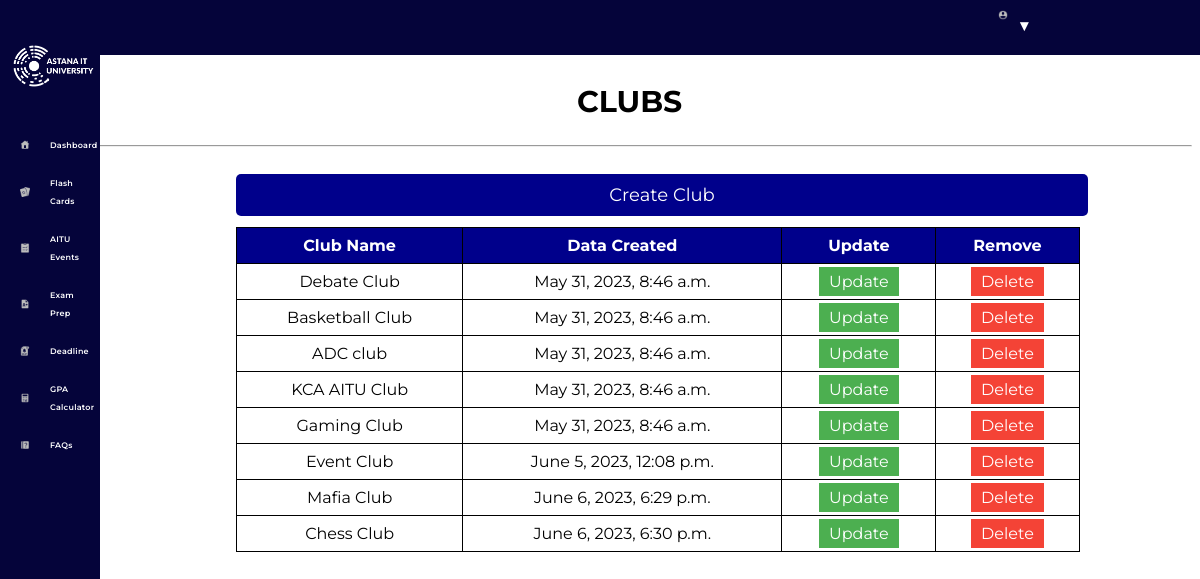
The app's page /editevents/ with its own data.
### events/models.py (models this page shows, shortened)
class Club(models.Model):
	name  = models.CharField('Club name',max_length = 120)
	description = models.TextField(blank=True)
	mission = models.TextField(blank=True)
	members = models.ManyToManyField(Student, blank = True)
	club_image = models.ImageField(null = True, blank = True, upload_to = "images/")
	image2 = models.ImageField(null = True, blank = True, upload_to = "images/")
	data_created = models.DateTimeField(auto_now_add = True, null = True)

### events/views.py (the view)
# urls.py: path('editevents/',views.editevents, name = "editevents"),
def editevents(request):
	name = "Rayimbe"
	clubs = Club.objects.all()
	return render(request, 'adminpanel/editevent.html',{ "club_list": clubs})

### events/templates/adminpanel/editevent.html (shortened to what this page needs)
{% extends 'base.html'  %}
{% load static %}
	{% block content %}
	<link rel="stylesheet" href="{% static 'events.css' %}">
	<section class = "base">
        <h2>CLUBS</h2>
        <hr>
        <br>
    <a class="create" href = "{% url 'createclub' %}">Create Club</a>
    <table>
    <tr>
      <th>Club Name</th>
      <th>Data Created</th>
      <th>Update</th>
      <th>Remove</th>
    </tr>
     {% for club in club_list %}
    <tr>
      <td>{{club.name}}</td>
      <td>{{club.data_created}}</td>
      <td>
        <a class = "update-button" href="{%  url 'updateclub' club.id %}">Update</a>
      </td>
      <td>
        <a class = "delete-button" href="{%  url 'deleteclub' club.id %}">Delete</a>
      </td>
    </tr>
  {% endfor %}
  </table>
</section>
    {% endblock %}

### events/static/events.css (style rules this page uses)
.base { margin-top: 7%; margin-left: 5%; text-align: center; }

### events/templates/adminpanel/editevent.html (style rules this page uses)
table { border-collapse: collapse; margin-left: 15%; width: 75%; margin-top: 1%; }
th, td { border: 1px solid black; padding: 8px; text-align: left; text-align: center; }
th { background-color: darkblue; color: white; }
h2 { font-size: 30px; }
table a { text-decoration: none; color: blue }
.create { width: 74%; padding: 10px; margin-left: 15%; border: none; border-radius: 5px; font-size: 16px; display: block; background-color: darkblue; color: white; font-size: 18px; cursor: pointer; text-decoration: none; transition: background-color 0.3s ease-in-out; }
.update-button { padding: 5px 10px; background-color: #4CAF50; color: white; border: none; }
.delete-button { padding: 5px 10px; background-color: #f44336; color: white; border: none; }

### events/templates/base.html (style rules this page uses)
body { font-family: Montserrat; }

### records on screen
Club: name "Debate Club", data_created "May 31, 2023, 8:46 a.m."
Club: name "Basketball Club", data_created "May 31, 2023, 8:46 a.m."
Club: name "ADC club", data_created "May 31, 2023, 8:46 a.m."
Club: name "KCA AITU Club", data_created "May 31, 2023, 8:46 a.m."
Club: name "Gaming Club", data_created "May 31, 2023, 8:46 a.m."
Club: name "Event Club", data_created "June 5, 2023, 12:08 p.m."
Club: name "Mafia Club", data_created "June 6, 2023, 6:29 p.m."
Club: name "Chess Club", data_created "June 6, 2023, 6:30 p.m."
